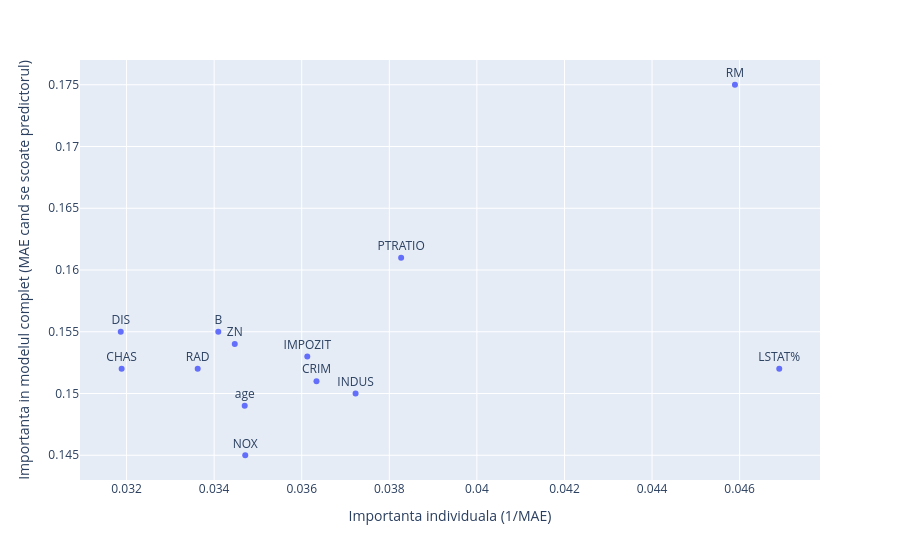

The notebook cell this image was saved under:
### Code cell
import plotly.express as px
fig = px.scatter(
    # pe Ox: predictor important solo cand MAE_x e mic (eroare mica, importanta mare)
    x = 1/df_tmp['MAPE_x'], # ca scala importantei sa fie la fel ca pe y 
    y = df_tmp['MAPE_y'], # importanta mare daca eroarea MAE_y e mare (cand scote predictorul din model)
    text = df_tmp['Predictor'],

)
fig.update_traces(textposition='top center')
fig.update_xaxes(title_text='Importanta individuala (1/MAE)')
fig.update_yaxes(title_text='Importanta in modelul complet (MAE cand se scoate predictorul)')
fig.show()

### Figure 1 — Plotly figure (JSON) as saved in the notebook; plotly's stock layout.template omitted (floating-point values rounded to 4 significant figures)
{"data": [{"hovertemplate": "x=%{x}<br>y=%{y}<br>text=%{text}<extra></extra>", "legendgroup": "", "marker": {"color": "#636efa", "symbol": "circle"}, "mode": "markers+text", "name": "", "orientation": "v", "showlegend": false, "text": ["RM", "LSTAT%", "PTRATIO", "INDUS", "IMPOZIT", "CRIM", "NOX", "age", "ZN", "B", "RAD", "CHAS", "DIS"], "textposition": "top center", "type": "scatter", "x": [0.04589, 0.0469, 0.03827, 0.03723, 0.03613, 0.03634, 0.03471, 0.0347, 0.03447, 0.03409, 0.03362, 0.03189, 0.03187], "xaxis": "x", "y": [0.175, 0.152, 0.161, 0.15, 0.153, 0.151, 0.145, 0.149, 0.154, 0.155, 0.152, 0.152, 0.155], "yaxis": "y"}], "layout": {"legend": {"tracegroupgap": 0}, "margin": {"t": 60}, "xaxis": {"anchor": "y", "domain": [0, 1], "title": {"text": "Importanta individuala (1/MAE)"}}, "yaxis": {"anchor": "x", "domain": [0, 1], "title": {"text": "Importanta in modelul complet (MAE cand se scoate predictorul)"}}}}
